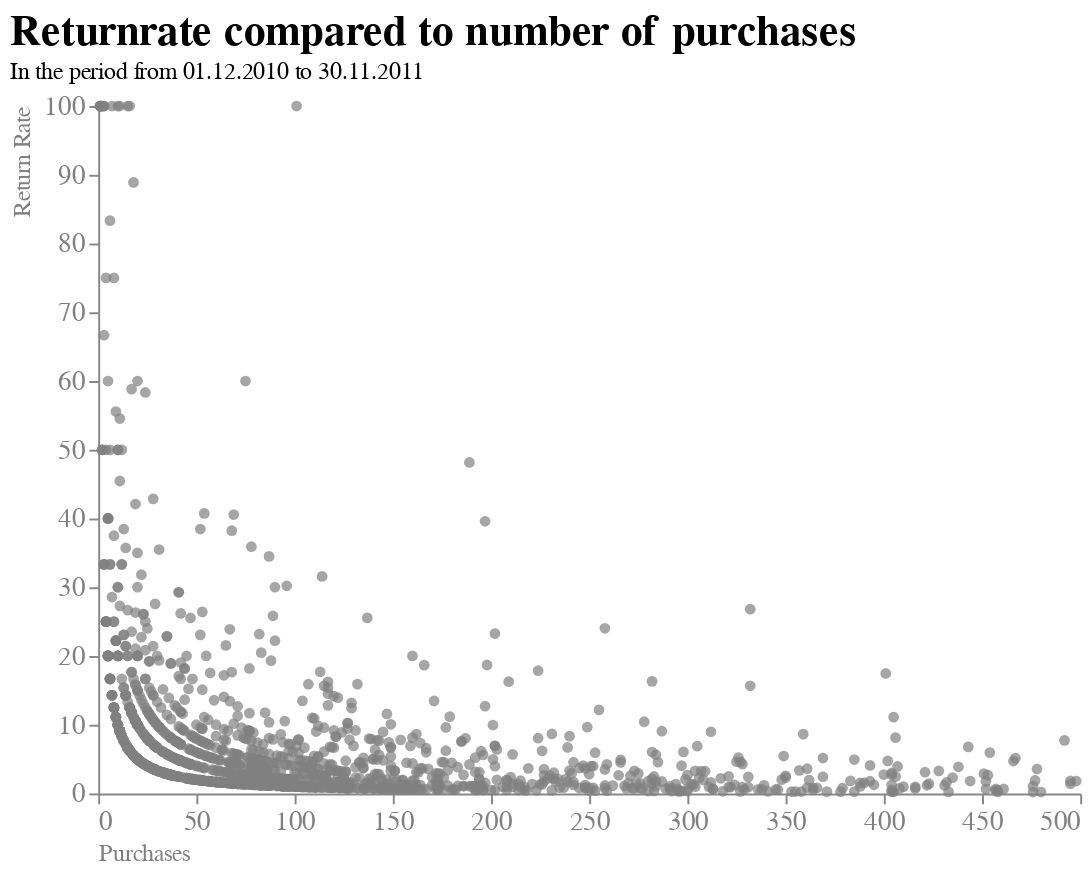

The cell this chart's notebook holds for it:
### Markdown cell above
#### Chart Beschreibung

Um einen klaren Fokus auf die Datenpunkte zu schaffen, habe ich die Achsen leicht ausgegraut und die Labels nah an den Achsen positioniert, um zu verdeutlichen, dass sie zusammengehören. Durch die Entfernung des Rahmens und das Ausblenden des Grids wird die Ablenkung minimiert und der Betrachter kann sich voll und ganz auf die Datenpunkte konzentrieren. Dies erleichtert das Verständnis der Daten und verbessert die visuelle Übersicht.

### Code cell
chart5 = alt.Chart(df).mark_circle().encode(
    x=alt.X('Bought:Q',
             axis=alt.Axis(title='Purchases',
                           titleAnchor='start',
                           labelAngle=0,
                           grid=False)
        ),
    y=alt.Y('ReturnRate:Q',
            axis=alt.Axis(title='Return Rate',
                          titleAnchor='end',
                          labelAngle=0,
                          grid=False,)
                          ),
    color=alt.condition(
        alt.FieldOneOfPredicate("Purchases", [""]),
        alt.value("darkred"),
        alt.value("grey")
    ),
).properties(
    title={"text":["Returnrate compared to number of purchases"], "subtitle":["In the period from 01.12.2010 to 30.11.2011"] },
    width=500,
    height=350
)

alt.layer(chart5).configure_view(
    strokeWidth=0
).configure_title(
    fontSize=22,
    font="Arial",
    color="black",
    anchor="start"
).configure_axis(
    labelFont="Arial",
    titleFont="Arial",
    labelFontSize=14,
    titleFontSize=12,
    titleFontWeight="normal",
    labelColor="grey",
    titleColor="grey"
).transform_filter(
    (alt.datum.Bought < 500) 
)

### Figure 1 — Vega-Lite specification as saved in the notebook (floating-point values rounded to 4 significant figures; data arrays with more than 128 entries replaced by an {"elided": "..."} marker saying what was removed)
{"config": {"view": {"continuousWidth": 400, "continuousHeight": 300, "strokeWidth": 0}, "axis": {"labelColor": "grey", "labelFont": "Arial", "labelFontSize": 14, "titleColor": "grey", "titleFont": "Arial", "titleFontSize": 12, "titleFontWeight": "normal"}, "title": {"anchor": "start", "color": "black", "font": "Arial", "fontSize": 22}}, "layer": [{"mark": "circle", "encoding": {"color": {"condition": {"value": "darkred", "test": {"field": "Purchases", "oneOf": [""]}}, "value": "grey"}, "x": {"axis": {"grid": false, "labelAngle": 0, "title": "Purchases", "titleAnchor": "start"}, "field": "Bought", "type": "quantitative"}, "y": {"axis": {"grid": false, "labelAngle": 0, "title": "Return Rate", "titleAnchor": "end"}, "field": "ReturnRate", "type": "quantitative"}}, "height": 350, "title": {"text": ["Returnrate compared to number of purchases"], "subtitle": ["In the period from 01.12.2010 to 30.11.2011"]}, "width": 500}], "data": {"name": "data-42e6af376ccbf35d338a002391634663"}, "transform": [{"filter": "(datum.Bought < 500)"}], "$schema": "https://vega.github.io/schema/vega-lite/v4.17.0.json", "datasets": {"data-42e6af376ccbf35d338a002391634663": {"elided": "1464 records"}}}
